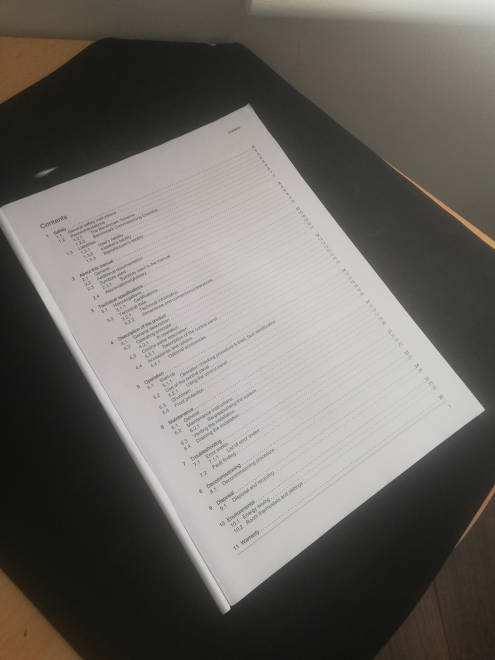
#> input picture image1.jpg, 495 x 660 px
$ jupyter execute Untitled.ipynb
#> lines starting #> are read from the running program, lines starting #| are printed output that depends on the picture; after the words box and inside, x2 and y2 are one past the last pixel; in counts of white or black regions, pixels touching at a corner belong together
[cell 1]
# Assignment
# Document Scanner

# Edge finding

[cell 2]
import cv2
import numpy as np
from matplotlib import pyplot as plt
from matplotlib import image as image
import easygui

[cell 3]
img = cv2.imread('image1.jpg')
#> img is the input picture: shape (660, 495, 3); mean B, G, R 101.7, 106.1, 109.2
cv2.imshow("Document", img)
cv2.waitKey(0)
cv2.destroyAllWindows()

[cell 4]
# [17 lines of commented-out code are left out]

[cell 5]
# Hough line Detection

gray = cv2.cvtColor(img,cv2.COLOR_BGR2GRAY)
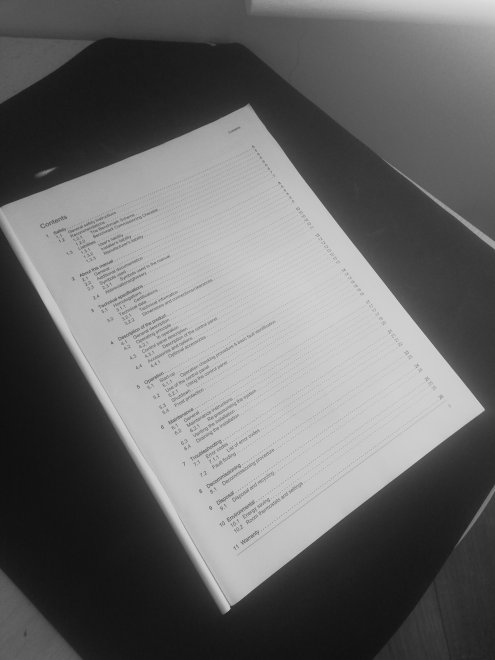
#> gray: shape (660, 495); min 15, max 223, mean 106.6
edges = cv2.Canny(gray,0,250,apertureSize = 3)
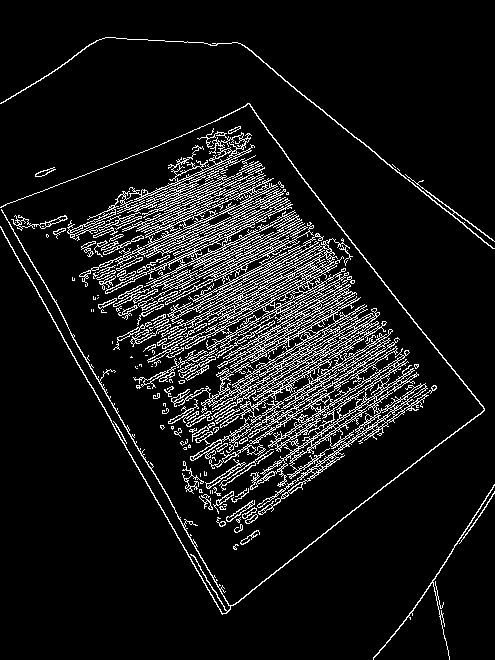
#> edges: shape (660, 495); 9.4% white in thin lines or dots

cv2.imshow("Document", gray)
cv2.waitKey(0)
cv2.destroyAllWindows()

lines = cv2.HoughLines(edges, 1, np.pi/90,200)
#> lines = [[114, 2.62], [620, 0.908], [104, 2.62], [-129, 2.48]]
for rho, theta in lines[0]:
    a = np.cos(theta)
    b = np.sin(theta)
    x0 = a*rho
    y0 = b*rho
    x1 = int(x0 + 1000*(-b))
    y1 = int(y0 + 1000*(a))
    x2 = int(x0 - 1000*(-b))
    y2 = int(y0 - 1000*(a))

    cv2.line(img,(x1,y1),(x2,y2),(0,0,255),2)
#> this loop made 1 pass
#> (rho, theta, a, b, x0, y0, x1, y1) on pass 1: (114, 2.62, -0.866, 0.5, -98.73, 57, -598, -809)
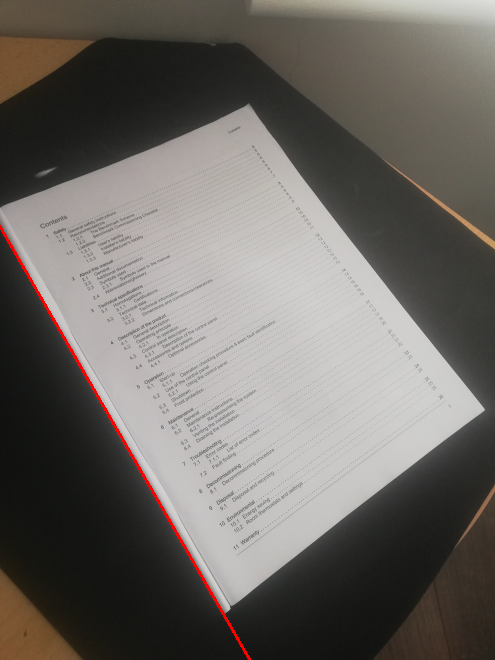
#> img: shape (660, 495, 3); 0.44% of pixels changed, all inside (x1, y1, x2, y2) = (0, 225, 251, 660)
